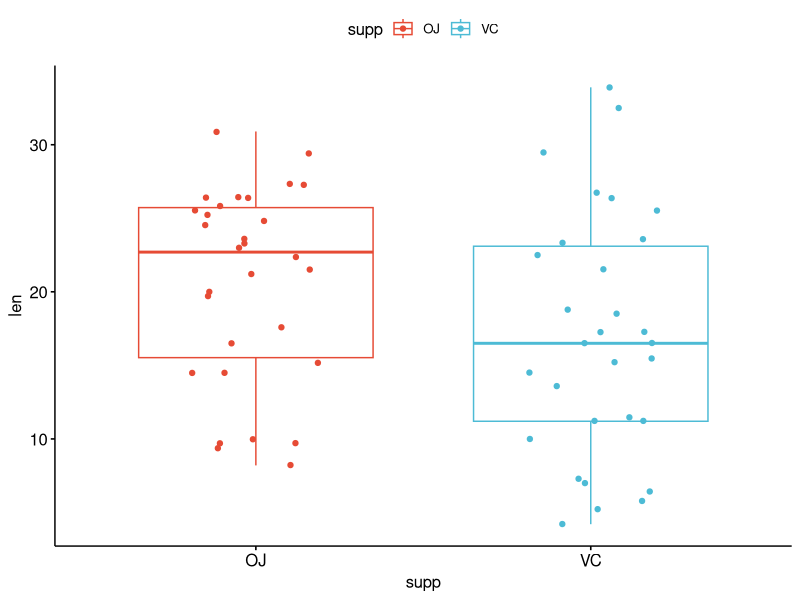
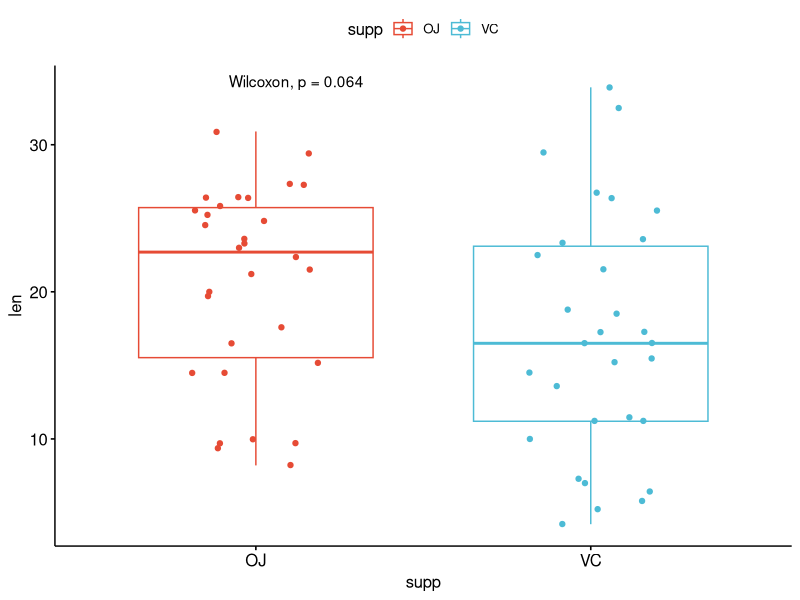
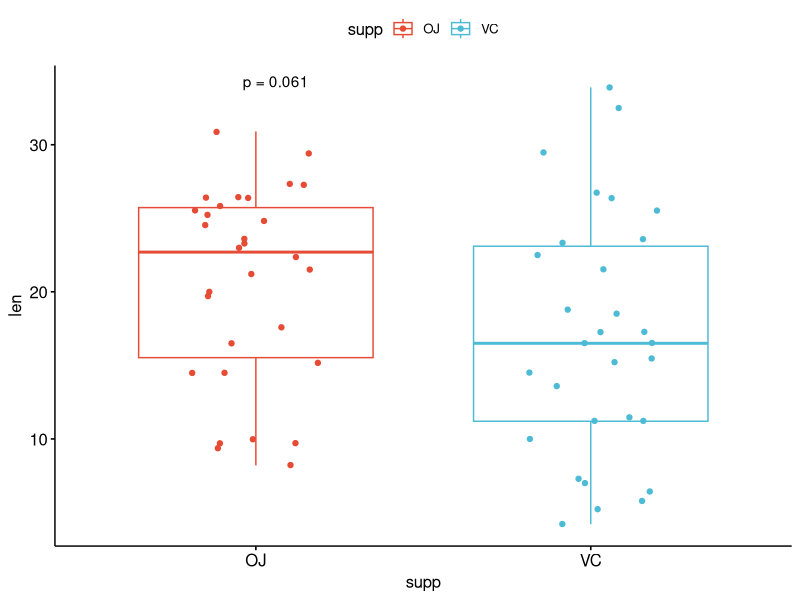
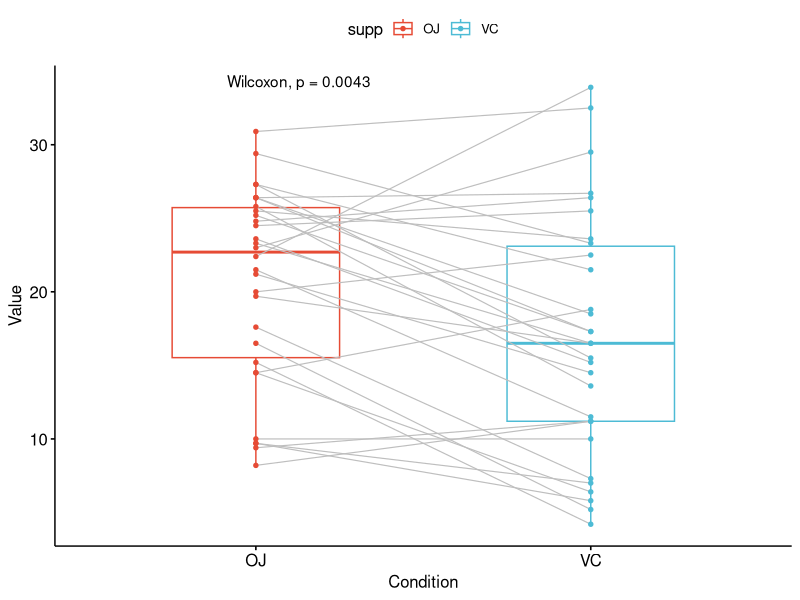
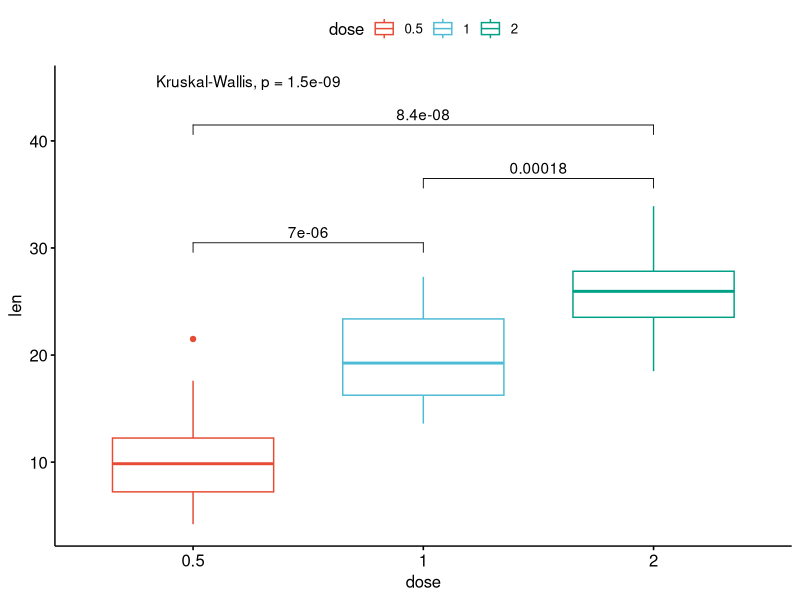

R code for these plots, in order: (Note: this script raises an error after producing the figures.)
#!/usr/bin/env Rscript
# this is the stat_compare_means routine from the refman.
# you will get "cannot compute exact p-value due to ties" warning
# you can suppress them with exact=F ... but that doesn;t take away the problem of course

# Important note, this seems to highlight some problem Cairo and the show() function
# no this is just my silly mistakeA p <- p + etc() is required!

# some annotation in this link: https://rpubs.com/garedwards/107023
# Ehem this cheecky so and so does not includ the code!
# his welch Two sample t-test that's the ordinary t test function

# note that supplemnt also defined delivery method, because presumably the guinea pigs drink it while they may have to nibble
# the vitamin c or whatever,

library(ggplot2)
library(ggpubr)
library(Cairo)

data("ToothGrowth")
# 10 Guinea pigs for 3 types of dosage and 2 types of supplements Vitamin C(VC) or Orange Jiuce (OJ).
# len is the dependent outcome variable.

# Two independent groups
png("cme0.png", 800, 800)
p0 <- ggboxplot(ToothGrowth, x = "supp", y = "len", color = "supp", palette = "npg", add = "jitter")
show(p0)
dev.off()

# Add p-value
CairoPNG("cme1.png", 800, 800)
p <- p0 + stat_compare_means()
show(p)
dev.off()
# just no difference between those two.
# paired=T does nothing.

# Default method is Wilcoxon.
CairoPNG("cme2.png", 800, 800)
p <- p0 + stat_compare_means(method = "t.test", label="p.format")
show(p)
dev.off()
# No difference in the graphs!

# Paired samples
CairoPNG("cme3.png", 800, 800)
p <- ggpaired(ToothGrowth, x = "supp", y = "len",
             color = "supp", line.color = "gray", line.size = 0.4, palette = "npg") +
    stat_compare_means(paired = TRUE)
show(p)
dev.off()

# More than two groups
# Pairwise comparisons: Specify the comparisons you want
my_comparisons <- list( c("0.5", "1"), c("1", "2"), c("0.5", "2") )
CairoPNG("cme4.png", 800, 800)
p <- ggboxplot(ToothGrowth, x = "dose", y = "len", color = "dose", palette = "npg")+
    # Add pairwise comparisons p-value
    stat_compare_means(comparisons = my_comparisons, label.y = c(29, 35, 40))+
    stat_compare_means(label.y = 45)     # Add global Anova p-value
show(p)
dev.off()
stop("o")
# Multiple pairwise test against a reference group
CairoPNG("cme5.png", 800, 800)
p <- ggboxplot(ToothGrowth, x = "dose", y = "len",
              color = "dose", palette = "npg") +
    stat_compare_means(method = "anova", label.y = 40) + # Add global p-value
    stat_compare_means(aes(label = ..p.signif..), method = "t.test", ref.group = "0.5")
show(p)
dev.off()

# Multiple grouping variables
# Box plot facetted by "dose"
CairoPNG("cme6.png", 800, 800)
p <- ggboxplot(ToothGrowth, x = "supp", y = "len", color = "supp", palette = "npg",
               add = "jitter", facet.by = "dose", short.panel.labs = FALSE) +
                # Use only p.format as label. Remove method name.
                stat_compare_means( aes(label = paste0("p = ", ..p.format..)))
show(p)
dev.off()
